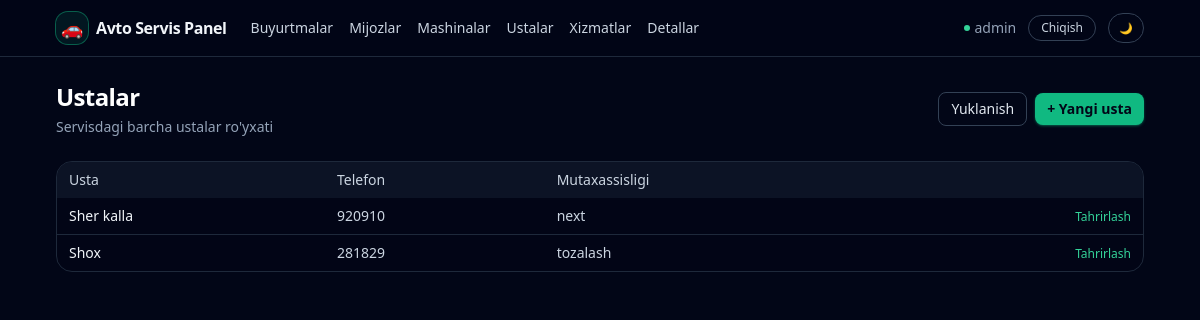
Screenshot of /masters/ (signed in) with the database file from the repository.
### apps/models.py (models this page shows, shortened)
class User(AbstractUser):
    telegram_username = models.CharField(
        _("Telegram username"), max_length=255, null=True, blank=True
    )
    telegram_id = models.BigIntegerField(_("Telegram ID"), null=True, blank=True)
    telegram_chat_id = models.BigIntegerField(
        _("Telegram chat ID"), null=True, blank=True
    )
    telegram_username_validator = RegexValidator(
        regex=r"^[a-zA-Z0-9_]{5,32}$",
        message=_(
            "Telegram username can only contain letters, numbers and underscores"
        ),
    )
    role = models.CharField(
        _("Role"), max_length=32, choices=Role.choices, default=Role.USER
    )
    phone = models.CharField(
        _("Phone number"),
        max_length=20,
        blank=True,
        help_text=_("Contact phone number"),
    )
    class Meta:
        verbose_name = _("User")
        verbose_name_plural = _("Users")

class Master(models.Model):
    user = models.OneToOneField(
        User,
        on_delete=models.SET_NULL,
        related_name="master_profile",
        null=True,
        blank=True,
    )
    full_name = models.CharField(_("Full name"), max_length=255)
    phone = models.CharField(_("Phone"), max_length=20, blank=True)
    specialization = models.CharField(
        _("Specialization"), max_length=100, blank=True
    )
    class Meta:
        verbose_name = _("Master")
        verbose_name_plural = _("Masters")

### apps/views/masters.py (the view)
# urls.py: path("masters/", master_list, name="master_list"),
@login_required
def master_list(request):
    masters = Master.objects.all().order_by("full_name")
    return render(request, "masters/master_list.html", {"masters": masters})

### templates/masters/master_list.html (shortened to what this page needs)
{% extends "base.html" %}
{% block content %}
<div class="flex items-center justify-between mb-6">
    <div>
        <h1 class="text-xl sm:text-2xl font-semibold tracking-tight text-white">Ustalar</h1>
        <p class="text-xs sm:text-sm text-slate-400 mt-1">
            Servisdagi barcha ustalar ro'yxati
        </p>
    </div>
    <div class="flex items-center gap-2">
        <a href="{% url 'apps:master_workload' %}"
           class="inline-flex items-center rounded-lg border border-slate-700 px-3 py-1.5 text-xs sm:text-sm font-medium text-slate-200 hover:bg-slate-800 transition">
            Yuklanish
        </a>
        <a href="{% url 'apps:master_create' %}"
           class="inline-flex items-center rounded-lg bg-emerald-500 hover:bg-emerald-400 px-3 py-1.5 text-xs sm:text-sm font-semibold text-slate-950 shadow shadow-emerald-500/40">
            + Yangi usta
        </a>
    </div>
</div>
<div class="rounded-2xl border border-slate-800 bg-slate-950/60 overflow-hidden">
    <div class="overflow-x-auto">
        <table class="min-w-full text-xs sm:text-sm">
            <thead class="bg-slate-900/80 text-slate-300">
            <tr>
                <th class="px-3 py-2 text-left font-medium">Usta</th>
                <th class="px-3 py-2 text-left font-medium">Telefon</th>
                <th class="px-3 py-2 text-left font-medium">Mutaxassisligi</th>
                <th class="px-3 py-2 text-right font-medium"></th>
            </tr>
            </thead>
            <tbody class="divide-y divide-slate-800">
            {% for master in masters %}
                <tr>
                    <td class="px-3 py-2 text-slate-100">{{ master.full_name }}</td>
                    <td class="px-3 py-2 text-slate-300">{{ master.phone }}</td>
                    <td class="px-3 py-2 text-slate-300">{{ master.specialization }}</td>
                    <td class="px-3 py-2 text-right">
                        <a href="{% url 'apps:master_update' master.pk %}"
                           class="text-xs text-emerald-400 hover:text-emerald-300">
                            Tahrirlash
                        </a>
                    </td>
                </tr>
            {% empty %}
                <tr>
                    <td colspan="4" class="px-3 py-4 text-center text-slate-500">
                        Ustalar hozircha kiritilmagan
                    </td>
                </tr>
            {% endfor %}
            </tbody>
        </table>
    </div>
</div>
{% endblock %}

### templates/base.html (shortened to what this page needs)
{% load static %}
<!DOCTYPE html>
<html lang="uz">
<head>
    <script src="https://cdn.tailwindcss.com"></script>
</head>
<body class="min-h-screen text-slate-100" data-theme="dark">
<div class="min-h-screen flex flex-col">
    <header class="border-b border-slate-800 bg-slate-950/80 backdrop-blur">
        <div class="mx-auto w-full max-w-6xl px-4 sm:px-6 lg:px-8 py-3 flex items-center justify-between">
            <div class="flex items-center gap-6">
                <a href="{% url 'apps:order_list' %}" class="inline-flex items-center gap-2">
                    <span class="inline-flex h-8 w-8 items-center justify-center rounded-xl bg-emerald-500/10 ring-1 ring-emerald-500/50">
                        <span class="text-lg">🚗</span>
                    </span>
                    <span class="font-semibold tracking-tight text-sm sm:text-base">Avto Servis Panel</span>
                </a>
                <nav class="hidden sm:flex items-center gap-4 text-xs sm:text-sm text-slate-300">
                    <a href="{% url 'apps:order_list' %}" class="hover:text-white transition">
                        Buyurtmalar
                    </a>
                    <a href="{% url 'apps:customer_list' %}" class="hover:text-white transition">
                        Mijozlar
                    </a>
                    <a href="{% url 'apps:car_list' %}" class="hover:text-white transition">
                        Mashinalar
                    </a>
                    <a href="{% url 'apps:master_list' %}" class="hover:text-white transition">
                        Ustalar
                    </a>
                    <a href="{% url 'apps:service_list' %}" class="hover:text-white transition">
                        Xizmatlar
                    </a>
                    <a href="{% url 'apps:part_list' %}" class="hover:text-white transition">
                        Detallar
                    </a>
                </nav>
            </div>
            <div class="flex items-center gap-3 text-xs sm:text-sm">
                {% if request.user.is_authenticated %}
                    <span class="hidden sm:inline-flex items-center gap-1 text-slate-400">
                        <span class="w-1.5 h-1.5 rounded-full bg-emerald-400 animate-pulse"></span>
                        {{ request.user.get_full_name|default:request.user.username }}
                    </span>
                    <a href="{% url 'logout' %}"
                       class="inline-flex items-center rounded-full border border-slate-700 px-3 py-1 text-xs font-medium text-slate-300 hover:bg-slate-800 transition">
                        Chiqish
                    </a>
                {% endif %}
                <button type="button" id="theme-toggle"
                        class="inline-flex items-center rounded-full border border-slate-700 px-2.5 py-1 text-[11px] font-medium text-slate-300 hover:bg-slate-800 transition">
                </button>
            </div>
        </div>
    </header>
    <main class="flex-1">
        <div class="mx-auto w-full max-w-6xl px-4 sm:px-6 lg:px-8 py-6">
            {% block content %}{% endblock %}
        </div>
    </main>
</div>
</body>
</html>

### templates/base.html (style rules this page uses)
body[data-theme="dark"] { background-color: rgb(2 6 23); color: rgb(241 245 249); }

### rows the page displays
User: user.get_full_name "admin"
Master: full_name "Sher kalla", phone "920910", specialization "next"
Master: full_name "Shox", phone "281829", specialization "tozalash"
